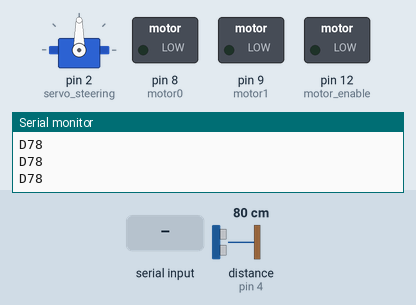
The sketch below on a simulated Arduino Uno, built with avr-gcc and run on an emulated ATmega328P. On the bench: servo, switched loads named in the sketch (green lamp = pin HIGH), the last lines printed to the serial monitor. Wiring (inferred from the names in the program): ultrasonic range finder: trigger pin 7; echo pin 4. Inputs (shaded band) come from the test bench; at power-on: distance to the obstacle (sensor on pin 4) 80 cm. The echo pulse lasts 58.3 µs per cm; pins used as bus, display or sensor lines are not drawn.

Above: at 1.2 s.
1.3 s: "F" received over Serial
At 1.8 s:
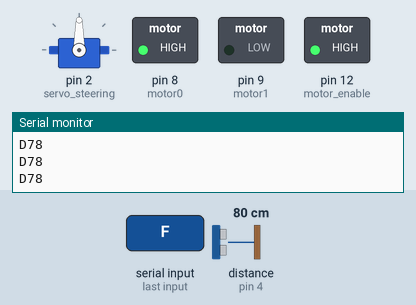
3.9 s: "R" received over Serial
At 5.1 s:
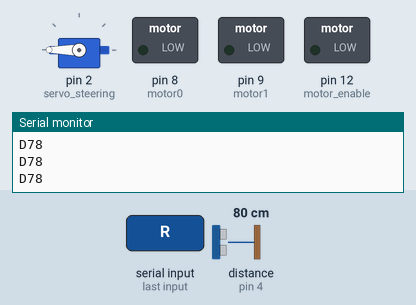
5.4 s: "X" received over Serial
At 6.2 s:
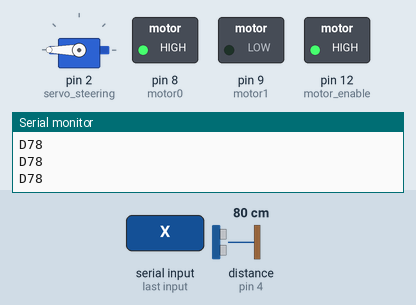
7.0 s: "L" received over Serial
At 7.6 s:
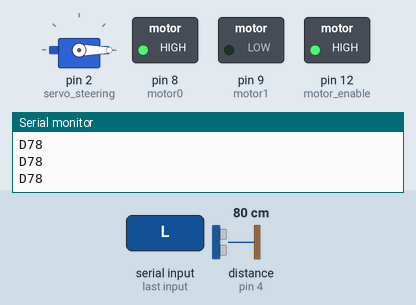
8.5 s: distance to the obstacle (sensor on pin 4) set to 7 cm
10.0 s: distance to the obstacle (sensor on pin 4) set to 4 cm
At 10.7 s:
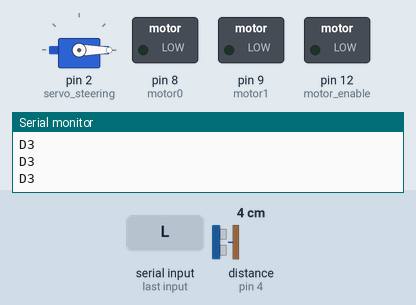
Timing chart, 0 to 12.6 s (numbered marks = the images above; inputs shaded):
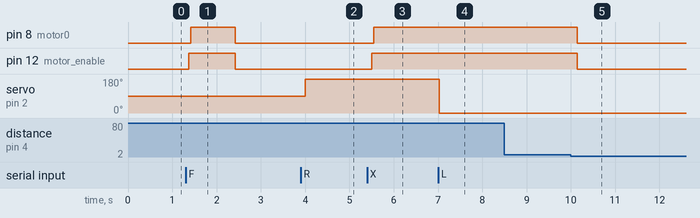

The sketch:

Test.ino
```cpp
#include <Servo.h>

String message;         //string that stores the incoming message from bluetooth

int bt0 = 0;            //RX
int bt1 = 1;            //TX

int echoPin = 4;        //Ultrasound sensor echo pin
int trigPin = 7;        //Ultrasound trigger pin

int motor0 = 8;         //Rear motor right
int motor1 = 9;         //Rear motor left
int motor_enable = 12;  //Motor enable pin

Servo servo_steering;


void setup() {
  Serial.begin(9600);
  Serial.setTimeout(5);

  servo_steering.attach(2);
  servo_steering.detach();

  pinMode(echoPin,      INPUT);
  pinMode(trigPin,      OUTPUT);
  pinMode(motor0,       OUTPUT);
  pinMode(motor1,       OUTPUT);
  pinMode(motor_enable, OUTPUT);
}


void loop() {

  long duration;
  int distance;

  // Clears the trigPin
  digitalWrite(trigPin, LOW);
  delayMicroseconds(2);

  // Sets the trigPin on HIGH state for 10 micro seconds
  digitalWrite(trigPin, HIGH);
  delayMicroseconds(10);
  digitalWrite(trigPin, LOW);

  // Reads the echoPin, returns the sound wave travel time in microseconds
  duration = pulseIn(echoPin, HIGH);

  // Calculating the distance
  distance = duration * 0.034 / 2;

  // Prints the distance on the Serial Monitor
  Serial.print("D"); //D is command in Android-app
  Serial.println(distance);

  delay(100);

  if (distance < 5){ //If distance is shorter than 7 cm, motors stop
    Stop();
  }


  char message; //Variable declaration for switch-case

  while (Serial.available() > 0) { //while there is data available on the serial monitor
    message = char(Serial.read()); //Serial data is stored in message
    break;
    }

  switch (message) {
    case 'R': right();        break;
    case 'L': left();         break;
    case 'X': forward_con();  break;
    case 'Y': Stop();         break;
    case 'F': forward_shrt(); break;
    case 'G': backward();     break;
  }
}


void right(){
  servo_steering.attach(2);
  servo_steering.write(180);
  delay(30);
  servo_steering.detach();
}

void left(){
  servo_steering.attach(2);
  servo_steering.write(0);
  delay(30);
  servo_steering.detach();
}

void forward_con(){ //forward continous, stops at pressing Y
  digitalWrite(motor_enable, HIGH);
  delay(50); //Let enable signal get high in Motor_control
  digitalWrite(motor0, HIGH);
  digitalWrite(motor1, LOW);
}

void forward_shrt(){ //forward for 1000 milsec = 1 sec
  digitalWrite(motor_enable, HIGH);
  delay(50);
  digitalWrite(motor0, HIGH);
  digitalWrite(motor1, LOW);
  delay(1000); //Time motors are rolling
  digitalWrite(motor_enable, LOW);
  digitalWrite(motor0, LOW);
  digitalWrite(motor1, LOW);
}

void backward(){
  if (motor_enable == HIGH and motor0 == HIGH and motor1 == LOW){
    brake();
  }
  else{
    digitalWrite(motor_enable, HIGH);
    delay(50);
    digitalWrite(motor0, LOW);
    digitalWrite(motor1, HIGH);
    delay(1000);
    digitalWrite(motor_enable, LOW);
    digitalWrite(motor0, LOW);
    digitalWrite(motor1, LOW);
  }
}

void brake(){
  digitalWrite(motor_enable, HIGH);
  digitalWrite(motor0, HIGH);
  digitalWrite(motor1, HIGH);
}

void Stop(){
  digitalWrite(motor_enable, LOW);
  digitalWrite(motor0, LOW);
  digitalWrite(motor1, LOW);
}
```

Measured:
- the behaviour switches between 6 and 5 cm on distance to the obstacle (sensor on pin 4) (found by bisection; images 4 and 5)
- after the input at 1.3 s, pin 8 (motor0): LOW → HIGH after 0.12 s, → LOW 1.0 s later; pin 12 (motor_enable): LOW → HIGH after 0.07 s, → LOW 1.1 s later
- after the input at 3.9 s, servo on pin 2 (servo_steering): 90° → 180° after 0.10 s
- after the input at 5.4 s, pin 8 (motor0): LOW → HIGH after 0.15 s; pin 12 (motor_enable): LOW → HIGH after 0.10 s
- after the input at 7.0 s, servo on pin 2 (servo_steering): 180° → 0° at once
- after the input at 10.0 s, pin 8 (motor0), pin 12 (motor_enable): HIGH → LOW after 0.15 s
